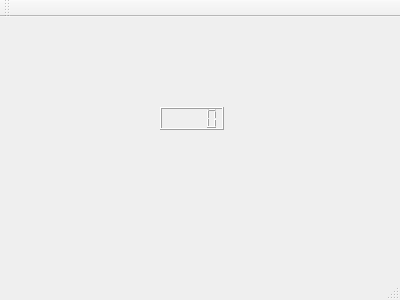
<?xml version="1.0" encoding="UTF-8"?>
<ui version="4.0">
 <class>MainWindow</class>
 <widget class="QMainWindow" name="MainWindow">
  <property name="geometry">
   <rect>
    <x>0</x>
    <y>0</y>
    <width>400</width>
    <height>300</height>
   </rect>
  </property>
  <property name="windowTitle">
   <string>MainWindow</string>
  </property>
  <widget class="QWidget" name="centralWidget">
   <widget class="QLCDNumber" name="lcdNumber">
    <property name="geometry">
     <rect>
      <x>160</x>
      <y>90</y>
      <width>64</width>
      <height>23</height>
     </rect>
    </property>
   </widget>
  </widget>
  <widget class="QMenuBar" name="menuBar">
   <property name="geometry">
    <rect>
     <x>0</x>
     <y>0</y>
     <width>400</width>
     <height>23</height>
    </rect>
   </property>
  </widget>
  <widget class="QToolBar" name="mainToolBar">
   <attribute name="toolBarArea">
    <enum>TopToolBarArea</enum>
   </attribute>
   <attribute name="toolBarBreak">
    <bool>false</bool>
   </attribute>
  </widget>
  <widget class="QStatusBar" name="statusBar"/>
 </widget>
 <layoutdefault spacing="6" margin="11"/>
 <resources/>
 <connections/>
</ui>
